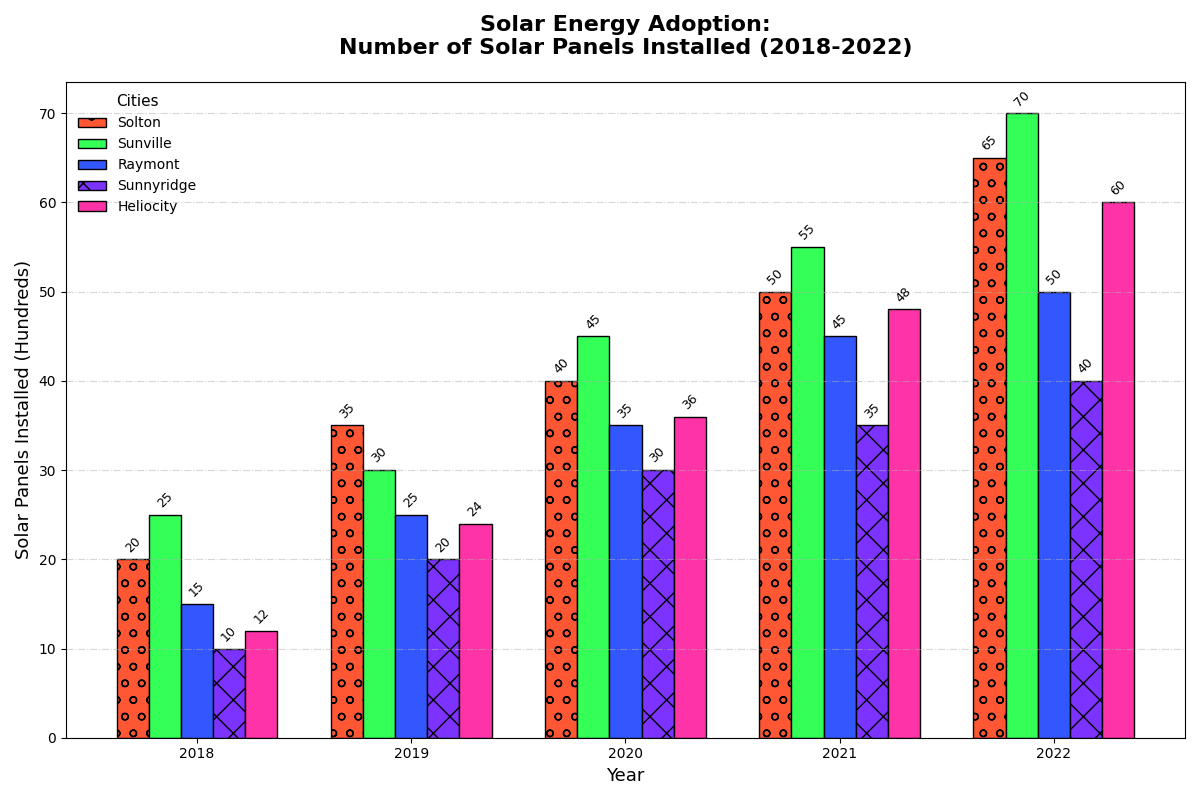

Generate this figure with Python:
import matplotlib.pyplot as plt
import numpy as np

cities = ['Solton', 'Sunville', 'Raymont', 'Sunnyridge', 'Heliocity']
years = [2018, 2019, 2020, 2021, 2022]

solar_installs = np.array([
    [20, 35, 40, 50, 65],
    [25, 30, 45, 55, 70],
    [15, 25, 35, 45, 50],
    [10, 20, 30, 35, 40],
    [12, 24, 36, 48, 60]
])

bar_width = 0.15
x = np.arange(len(years))

fig, ax = plt.subplots(figsize=(12, 8))

# Changed color set
colors = ['#FF5733', '#33FF57', '#3357FF', '#7D33FF', '#FF33A8'] 

styles = ['o', '^', 's', 'x', 'D']

for i, city in enumerate(cities):
    ax.bar(x + i * bar_width, solar_installs[i], width=bar_width, label=city, color=colors[i], edgecolor='black', hatch=styles[i])

ax.set_title('Solar Energy Adoption:\nNumber of Solar Panels Installed (2018-2022)', fontsize=16, fontweight='bold', pad=20)
ax.set_xlabel('Year', fontsize=13)
ax.set_ylabel('Solar Panels Installed (Hundreds)', fontsize=13)
ax.set_xticks(x + bar_width * 2)
ax.set_xticklabels(years)

ax.legend(title='Cities', fontsize=10, title_fontsize='11', loc='upper left', frameon=False)
ax.grid(axis='y', linestyle='-.', alpha=0.5)

for i in range(len(cities)):
    for j in range(len(years)):
        ax.text(x[j] + i * bar_width, solar_installs[i, j] + 0.5, str(solar_installs[i, j]), ha='center', va='bottom', fontsize=9, rotation=45)

plt.tight_layout()
plt.show()
